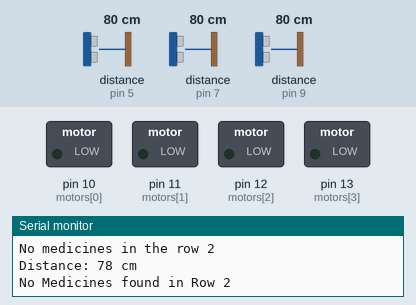
The sketch below on a simulated Arduino Uno, built with avr-gcc and run on an emulated ATmega328P. On the bench: switched loads named in the sketch (green lamp = pin HIGH), the last lines printed to the serial monitor. Wiring (inferred from the names in the program): ultrasonic range finder: trigger pin 6; echo pin 7. The test bench sets the inputs (shaded band); at power-on: distance to the obstacle (sensors on pin 7, pin 5, pin 9) 80 cm. The echo pulse lasts 58.3 µs per cm; pins used as bus, display or sensor lines are not drawn.

Above: at 8.8 s.
8.9 s: distance to the obstacle (sensor on pin 7) set to 20 cm
21.2 s: distance to the obstacle (sensor on pin 7) set to 16 cm
At 33.5 s:
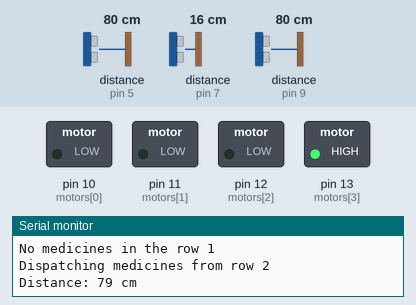
Timing chart, 0 to 35.0 s (numbered marks = the images above; inputs shaded):
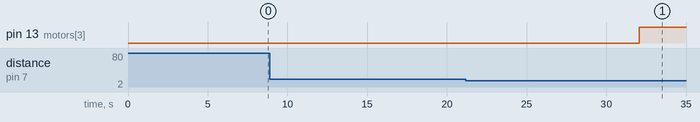

Measured:
- the behaviour switches between 19 and 18 cm on distance to the obstacle (sensor on pin 7) (found by bisection; images 0 and 1)
- after the input at 21.2 s, pin 13 (motors[3]): LOW → HIGH after 10.9 s

The sketch:

sketch_med_vendor.ino
```cpp
// #define echoPin 2 // attach pin D2 Arduino to pin Echo of HC-SR04
// #define trigPin 3 //attach pin D3 Arduino to pin Trig of HC-SR04

// defines variables
long duration; // variable for the duration of sound wave travel
int distance; // variable for the distance measurement

int available_med[] = {0,0};

int echo[] = {3,5,7,9};
int trigpin[] = {2,4,6,8};
int motors[] = {10,11,12,13};
int i;
void setup() {
  for(i=0;i<4;i++)
  {
    pinMode(trigpin[i], OUTPUT); // Sets the trigPin as an OUTPUT
    pinMode(echo[i], INPUT); // Sets the echoPin as an INPUT
    pinMode(motors[i], OUTPUT); // Sets the motor driver pins as an OUTPUT
  }
  Serial.begin(9600); // // Serial Communication is starting with 9600 of baudrate speed
  Serial.println("Medicine Vending Machine"); // print some text in Serial Monitor
  Serial.println("with Arduino UNO R3");
}

int ultrasonic_dist(int uid_no)
{
  delay(2000);
  // Clears the trigPin condition
  digitalWrite(uid_no*2, LOW);
  delayMicroseconds(2);
  // Sets the trigPin HIGH (ACTIVE) for 10 microseconds
  digitalWrite(uid_no*2, HIGH);
  delayMicroseconds(10);
  digitalWrite(uid_no*2, LOW);
  // Reads the echoPin, returns the sound wave travel time in microseconds
  duration = pulseIn(uid_no*2+1, HIGH);
  // Calculating the distance
  distance = duration * 0.034 / 2; // Speed of sound wave divided by 2 (go and back)
  // Displays the distance on the Serial Monitor
//  distance = map(distance, 0, 1103, 0, 400);
  Serial.print("Distance: ");
  Serial.print(distance);
  Serial.println(" cm");
  return distance;
}

void update_medicines()
{
  int dist1 = ultrasonic_dist(3);
  if(dist1>=18)
  {
    Serial.println("No Medicines found in Row 2");
    available_med[1] = 0;
  }
  else{
    Serial.println("Medicines found in Row 2");
    available_med[1]= 1;
  }
  delay(1000);
  dist1 = ultrasonic_dist(4);
  if(dist1>=18)
  {
    Serial.println("No Medicines found in Row 1");
    available_med[0] = 0;
  }
  else{
    Serial.println("Medicines found in Row 1");
    available_med[0] = 1;
  }
  delay(1000);
}

void order_medicines(int row_no)
{
  if(available_med[row_no-1])
  {
    Serial.print("Dispatching medicines from row ");
    Serial.print(row_no);
    Serial.print("\n");
    while(ultrasonic_dist(row_no)>=10)
    {
      digitalWrite((4+row_no)*2,LOW);
      digitalWrite((4+row_no)*2+1,HIGH);
    }
    Serial.print("Order Successfuly dispatched from row ");
    Serial.print(row_no);
    Serial.print("\n");
    digitalWrite((4+row_no)*2,LOW);
    digitalWrite((4+row_no)*2+1,LOW);
    delay(3000);
    update_medicines();
  }
  else{
    Serial.print("No medicines in the row ");
    Serial.print(row_no);
    Serial.print("\n");
  }
}

void loop()
{
  update_medicines();
  order_medicines(1);
//  delay(20000);
  order_medicines(2);
//  delay(20000);
}
```
